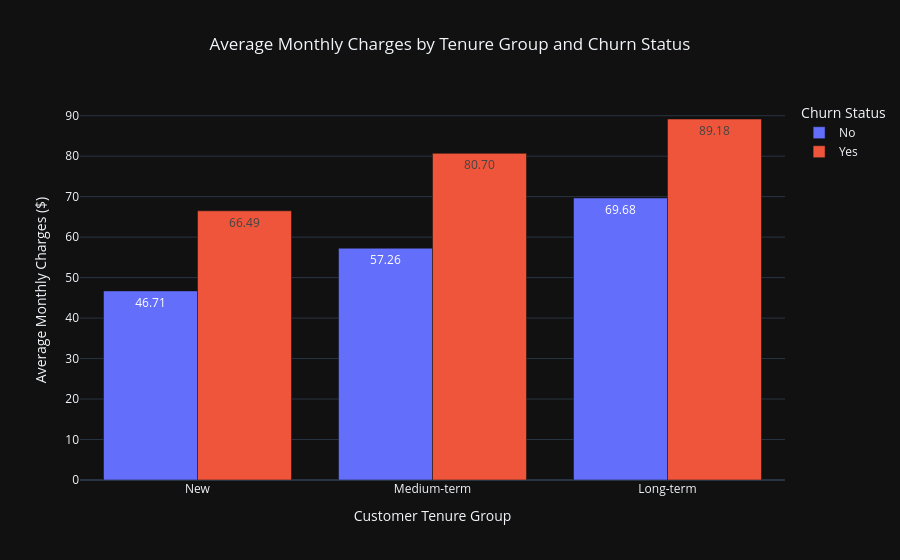

Here is the notebook cell this chart was saved with:
### Code cell
fig = px.bar(
    avg_charges,
    x="tenure_group",
    y="monthly_charges",
    color="churn",
    barmode="group",
    text_auto=".2f",
    title="Average Monthly Charges by Tenure Group and Churn Status",
    labels={
        "tenure_group": "Customer Tenure Group",
        "monthly_charges": "Average Monthly Charges ($)",
        "churn": "Churn Status"
    }
)

fig.update_layout(
    title_x=0.5,
    legend_title="Churn Status"
)

fig.show()

### Figure 1 — Plotly figure (JSON) as saved in the notebook; plotly's stock layout.template omitted (floating-point values rounded to 4 significant figures)
{"data": [{"alignmentgroup": "True", "hovertemplate": "Churn Status=No<br>Customer Tenure Group=%{x}<br>Average Monthly Charges ($)=%{y}<extra></extra>", "legendgroup": "No", "marker": {"color": "#636efa", "pattern": {"shape": ""}}, "name": "No", "offsetgroup": "No", "orientation": "v", "showlegend": true, "textposition": "auto", "texttemplate": "%{y:.2f}", "type": "bar", "x": ["New", "Medium-term", "Long-term"], "xaxis": "x", "y": [46.71, 57.26, 69.68], "yaxis": "y"}, {"alignmentgroup": "True", "hovertemplate": "Churn Status=Yes<br>Customer Tenure Group=%{x}<br>Average Monthly Charges ($)=%{y}<extra></extra>", "legendgroup": "Yes", "marker": {"color": "#EF553B", "pattern": {"shape": ""}}, "name": "Yes", "offsetgroup": "Yes", "orientation": "v", "showlegend": true, "textposition": "auto", "texttemplate": "%{y:.2f}", "type": "bar", "x": ["New", "Medium-term", "Long-term"], "xaxis": "x", "y": [66.49, 80.7, 89.18], "yaxis": "y"}], "layout": {"barmode": "group", "legend": {"title": {"text": "Churn Status"}, "tracegroupgap": 0}, "title": {"text": "Average Monthly Charges by Tenure Group and Churn Status", "x": 0.5}, "xaxis": {"anchor": "y", "domain": [0, 1], "title": {"text": "Customer Tenure Group"}}, "yaxis": {"anchor": "x", "domain": [0, 1], "title": {"text": "Average Monthly Charges ($)"}}}}
